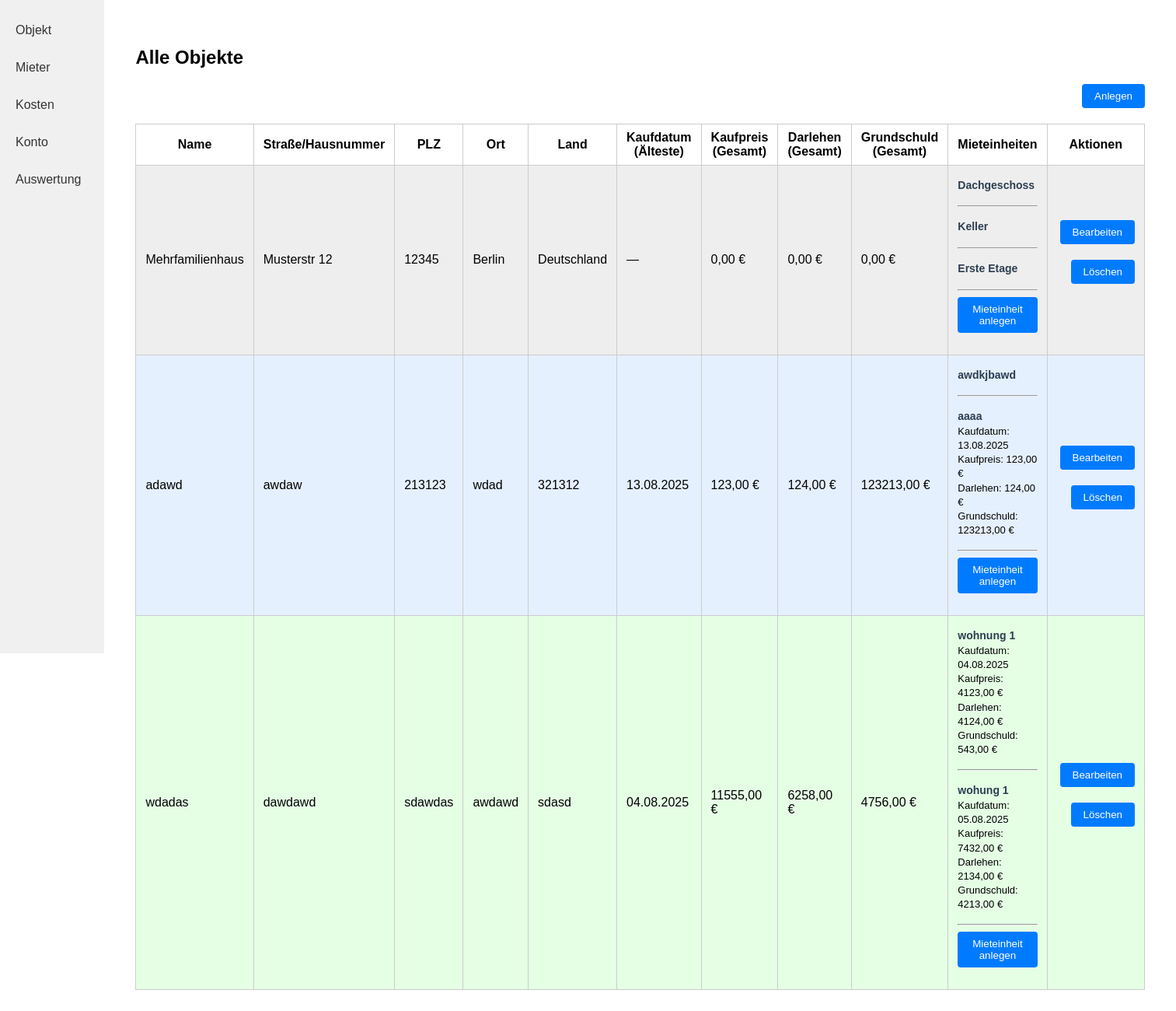
The app's page / (signed in) with its own data.
### kostenpruefung_mietobjekte_app/models.py (models this page shows, shortened)
class Mietobjekt(models.Model):
    created_by = models.ForeignKey(User, on_delete=models.CASCADE, related_name="mietobjekte_created", null=True, blank=True)
    name = models.CharField(max_length=255)
    strasse_hausnummer = models.CharField(max_length=255)
    plz = models.CharField(max_length=10) # 2 - 10 characters (numbers and letters)
    ort = models.CharField(max_length=100)
    land = models.CharField(max_length=100)
    FARBE_CHOICES = [
        ('rot', 'Rot'),
        ('blau', 'Blau'),
        ('gruen', 'Grün'),
        ('gelb', 'Gelb'),
        ('schwarz', 'Schwarz'),
    ]
    farbe = models.CharField(max_length=20, choices=FARBE_CHOICES)

class Mieteinheit(models.Model):
    mietobjekt = models.ForeignKey(Mietobjekt, on_delete=models.CASCADE, related_name="mieteinheiten")
    name = models.CharField(max_length=255)
    kaufdatum = models.DateField(null=True, blank=True)
    kaufpreis = models.DecimalField(max_digits=10, decimal_places=2, null=True, blank=True)
    darlehen = models.DecimalField(max_digits=10, decimal_places=2, null=True, blank=True)
    grundschuld = models.DecimalField(max_digits=10, decimal_places=2, null=True, blank=True)

### kostenpruefung_mietobjekte_app/views.py (the view)
# urls.py: path('', objekt_index, name='objekt_index'),
@login_required
def objekt_index(request):
    objekte = Mietobjekt.objects.filter(created_by=request.user)
    for objekt in objekte:
        mieteinheiten = objekt.mieteinheiten.all()
        objekt.total_kaufpreis = sum(einheit.kaufpreis or 0 for einheit in mieteinheiten)
        objekt.total_darlehen = sum(einheit.darlehen or 0 for einheit in mieteinheiten)
        objekt.total_grundschuld = sum(einheit.grundschuld or 0 for einheit in mieteinheiten)
        kaufdaten = [einheit.kaufdatum for einheit in mieteinheiten if einheit.kaufdatum]
        objekt.earliest_kaufdatum = min(kaufdaten) if kaufdaten else None
    return render(request, 'kostenpruefung_mietobjekte_app/objekt_index.html', {'objekte': objekte})

### kostenpruefung_mietobjekte_app/templates/kostenpruefung_mietobjekte_app/objekt_index.html (shortened to what this page needs)
{% load static %}
<!DOCTYPE html>
<html lang="de">
<head>
    <link rel="stylesheet" href="{% static 'kostenpruefung_mietobjekte_app/style.css' %}">
</head>
<body>
<div class="flex-container">
    <nav class="sidebar">
        <a class="sidebar-link" href="{% url 'kostenpruefung_mietobjekte_app:objekt_index' %}">Objekt</a>
        <a class="sidebar-link" href="{% url 'kostenpruefung_mietobjekte_app:mieter_laufend' %}">Mieter</a>
        <a class="sidebar-link" href="{% url 'kostenpruefung_mietobjekte_app:rechnungen' %}">Kosten</a>
        <a class="sidebar-link" href="{% url 'kostenpruefung_mietobjekte_app:konto' %}">Konto</a>
        <a class="sidebar-link" href="{% url 'kostenpruefung_mietobjekte_app:auswertung' %}">Auswertung</a>
    </nav>
    <div class="main-content">
        <h2>Alle Objekte</h2>
        <form action="{% url 'kostenpruefung_mietobjekte_app:mietobjekt_create' %}" method="get" style="margin-bottom: 16px;">
            <button class="action-btn" type="submit">Anlegen</button>
        </form>
        <table class="object-table">
            <tr>
                <th>Name</th>
                <th>Straße/Hausnummer</th>
                <th>PLZ</th>
                <th>Ort</th>
                <th>Land</th>
                <th>Kaufdatum (Älteste)</th>
                <th>Kaufpreis (Gesamt)</th>
                <th>Darlehen (Gesamt)</th>
                <th>Grundschuld (Gesamt)</th>
                <th>Mieteinheiten</th>
                <th>Aktionen</th>
            </tr>
            {% for o in objekte %}
            <tr class="objekt-row-{{ o.farbe }}">
                <td>{{ o.name }}</td>
                <td>{{ o.strasse_hausnummer }}</td>
                <td>{{ o.plz }}</td>
                <td>{{ o.ort }}</td>
                <td>{{ o.land }}</td>
                <td>{{ o.earliest_kaufdatum|date:"d.m.Y"|default:"—" }}</td>
                <td>{{ o.total_kaufpreis|default:"0"|floatformat:2 }} €</td>
                <td>{{ o.total_darlehen|default:"0"|floatformat:2 }} €</td>
                <td>{{ o.total_grundschuld|default:"0"|floatformat:2 }} €</td>
                <td>
                    {% for einheit in o.mieteinheiten.all %}
                        <div class="mieteinheit-info">
                            <strong>{{ einheit.name }}</strong><br>
                            {% if einheit.kaufdatum %}Kaufdatum: {{ einheit.kaufdatum|date:"d.m.Y" }}<br>{% endif %}
                            {% if einheit.kaufpreis %}Kaufpreis: {{ einheit.kaufpreis }} €<br>{% endif %}
                            {% if einheit.darlehen %}Darlehen: {{ einheit.darlehen }} €<br>{% endif %}
                            {% if einheit.grundschuld %}Grundschuld: {{ einheit.grundschuld }} €<br>{% endif %}
                        </div>
                        <hr style="margin: 8px 0;">
                    {% empty %}
                        <span style="color: #888;">Keine Mieteinheiten</span><br>
                    {% endfor %}
                    <form action="{% url 'kostenpruefung_mietobjekte_app:mieteinheit_create' o.id %}" method="get" style="margin-top: 8px;">
                        <button class="action-btn" type="submit">Mieteinheit anlegen</button>
                    </form>
                </td>
                <td class="objekt-actions">
                    <form action="{% url 'kostenpruefung_mietobjekte_app:mietobjekt_update' o.id %}" method="get" style="display:inline;">
                        <button class="action-btn" type="submit">Bearbeiten</button>
                    </form>
                    <form action="{% url 'kostenpruefung_mietobjekte_app:mietobjekt_delete' o.id %}" method="post" style="display:inline;">
                        <button class="action-btn" type="submit" onclick="return confirm('Wirklich löschen?');">Löschen</button>
                    </form>
                </td>
            </tr>
            {% empty %}
            <tr>
                <td colspan="7">Keine Objekte vorhanden.</td>
            </tr>
            {% endfor %}
        </table>
    </div>
</div>
</body>
</html>

### kostenpruefung_mietobjekte_app/static/kostenpruefung_mietobjekte_app/style.css (style rules this page uses)
body { margin: 0; font-family: Arial, sans-serif; }
.flex-container { display: flex; }
.sidebar { width: 200px; background: #f0f0f0; height: 100vh; padding: 20px 0; }
.sidebar-link { display: block; padding: 10px 20px; color: #333; text-decoration: none; margin-bottom: 10px; }
.main-content { flex: 1; padding: 40px; }
.object-table { width: 100%; border-collapse: collapse; }
.object-table th, .object-table td { border: 1px solid #ccc; padding: 8px 12px; }
.action-btn { float: right; padding: 8px 16px; background: #007bff; color: #fff; border: none; border-radius: 4px; cursor: pointer; margin-bottom: 20px; }
.mieteinheit-info { padding: 8px 0; font-size: 13px; line-height: 1.4; }
.mieteinheit-info strong { color: #2c3e50; font-size: 14px; }

### kostenpruefung_mietobjekte_app/templates/kostenpruefung_mietobjekte_app/objekt_index.html (style rules this page uses)
.objekt-row-blau { background-color: #e5f0ff; }
.objekt-row-gruen { background-color: #e5ffe5; }
.objekt-row-schwarz { background-color: #eeeeee; }
.objekt-actions { white-space: nowrap; }
.objekt-actions form { display: inline; }
.objekt-actions .action-btn { margin-left: 4px; }

### records on screen
Mietobjekt: name "Mehrfamilienhaus", strasse_hausnummer "Musterstr 12", plz "12345", ort "Berlin", land "Deutschland", earliest_kaufdatum "—", total_kaufpreis "0,00", total_darlehen "0,00", total_grundschuld "0,00"
Mieteinheit: name "Dachgeschoss"
Mieteinheit: name "Keller"
Mieteinheit: name "Erste Etage"
Mietobjekt: name "adawd", strasse_hausnummer "awdaw", plz "213123", ort "wdad", land "321312", earliest_kaufdatum "13.08.2025", total_kaufpreis "123,00", total_darlehen "124,00", total_grundschuld "123213,00"
Mieteinheit: name "awdkjbawd"
Mieteinheit: name "aaaa", kaufdatum "13.08.2025", kaufpreis "123,00", darlehen "124,00", grundschuld "123213,00"
Mietobjekt: name "wdadas", strasse_hausnummer "dawdawd", plz "sdawdas", ort "awdawd", land "sdasd", earliest_kaufdatum "04.08.2025", total_kaufpreis "11555,00", total_darlehen "6258,00", total_grundschuld "4756,00"
Mieteinheit: name "wohnung 1", kaufdatum "04.08.2025", kaufpreis "4123,00", darlehen "4124,00", grundschuld "543,00"
Mieteinheit: name "wohung 1", kaufdatum "05.08.2025", kaufpreis "7432,00", darlehen "2134,00", grundschuld "4213,00"
